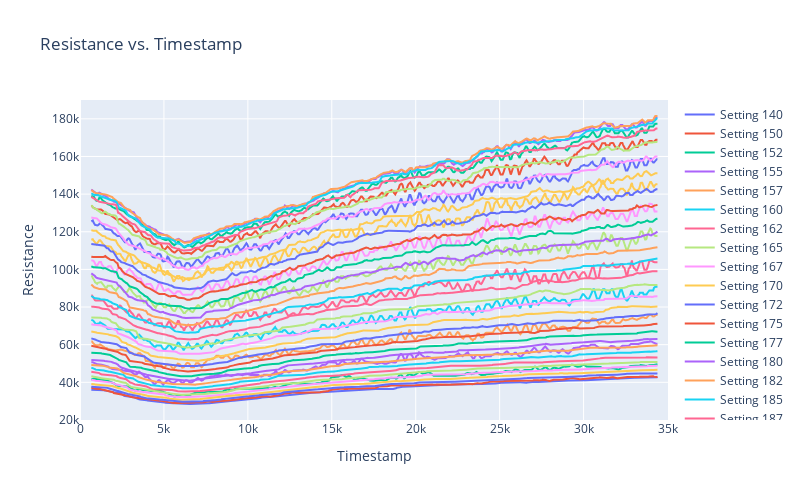

The cell this chart's notebook holds for it:
### Code cell
# use plotly to explore the data interactively
import plotly.graph_objects as go
from plotly.subplots import make_subplots
import pandas as pd
from scipy.signal import butter, filtfilt


# Filter requirements.
order = 6
fs = 30.0  # sample rate, Hz
cutoff = 3.66  # desired cutoff frequency of the filter, Hz
window_size = 30
group_channel = 'sensor_value'

# apply low pass filter to each group
def apply_filter(group, order, fs, cutoff, group_channel, window_size):
    # Get the filter coefficients
    b, a = butter(order, cutoff / (fs / 2), btype='low', analog=False)
    group['ADC_filtered'] = filtfilt(b, a, group[group_channel])
    group['ADC_filtered'] = group['ADC_filtered'].rolling(window_size, center=True).median()
    return group


# Apply the filter to each group
df_normalized = grouped_ts.apply(apply_filter, order=order, fs=fs, cutoff=cutoff, group_channel=group_channel, window_size=window_size).reset_index(drop=True)
input_voltage = 3.3
RL_2 = 10000 # 10kOhm

# convert to resistance where R_laod is R2 = 10kOhm input_voltage = 3.3V and 1_bit = 0.125mV (3.3V/2^14)
df_normalized['Vo'] = df_normalized['ADC_filtered']*0.000125
df_normalized['Resistance'] = (RL_2/df_normalized['Vo'])*((input_voltage/df_normalized['Vo'])-1)


# Define the figure without subplots as we are plotting only one channel
fig = go.Figure()

# The channel to plot
channel = 'Resistance' 
# 'ADC_filtered'

# Plot the channel
for setting in df_normalized['heater_setting'].unique():
    # Filter the DataFrame for each setting
    df_filtered = df_normalized[df_normalized['heater_setting'] == setting]
    fig.add_trace(
        go.Scatter(
            x=df_filtered['timestamp'],
            y=df_filtered[channel],
            mode='lines',
            name=f'Setting {setting}',
            # Optionally, you can uncomment and adjust the line color settings if needed
            # line=dict(color=colors[setting % len(colors)])  # Loop through colors cyclically
        )
    )

# Set titles and axes labels
fig.update_xaxes(title_text='Timestamp')
fig.update_yaxes(title_text=channel)
fig.update_layout(height=500, width=800, title_text=f'{channel} vs. Timestamp', showlegend=True)

# Display figure
fig.show()

### Figure 1 — Plotly figure (JSON) as saved in the notebook; plotly's stock layout.template omitted (floating-point values rounded to 4 significant figures; data arrays with more than 128 entries replaced by an {"elided": "..."} marker saying what was removed)
{"data": [{"mode": "lines", "name": "Setting 140", "type": "scatter", "x": {"elided": "793 int values"}, "y": {"elided": "793 float values"}}, {"mode": "lines", "name": "Setting 150", "type": "scatter", "x": {"elided": "793 int values"}, "y": {"elided": "793 float values"}}, {"mode": "lines", "name": "Setting 152", "type": "scatter", "x": {"elided": "793 int values"}, "y": {"elided": "793 float values"}}, {"mode": "lines", "name": "Setting 155", "type": "scatter", "x": {"elided": "793 int values"}, "y": {"elided": "793 float values"}}, {"mode": "lines", "name": "Setting 157", "type": "scatter", "x": {"elided": "793 int values"}, "y": {"elided": "793 float values"}}, {"mode": "lines", "name": "Setting 160", "type": "scatter", "x": {"elided": "793 int values"}, "y": {"elided": "793 float values"}}, {"mode": "lines", "name": "Setting 162", "type": "scatter", "x": {"elided": "793 int values"}, "y": {"elided": "793 float values"}}, {"mode": "lines", "name": "Setting 165", "type": "scatter", "x": {"elided": "793 int values"}, "y": {"elided": "793 float values"}}, {"mode": "lines", "name": "Setting 167", "type": "scatter", "x": {"elided": "793 int values"}, "y": {"elided": "793 float values"}}, {"mode": "lines", "name": "Setting 170", "type": "scatter", "x": {"elided": "793 int values"}, "y": {"elided": "793 float values"}}, {"mode": "lines", "name": "Setting 172", "type": "scatter", "x": {"elided": "793 int values"}, "y": {"elided": "793 float values"}}, {"mode": "lines", "name": "Setting 175", "type": "scatter", "x": {"elided": "793 int values"}, "y": {"elided": "793 float values"}}, {"mode": "lines", "name": "Setting 177", "type": "scatter", "x": {"elided": "793 int values"}, "y": {"elided": "793 float values"}}, {"mode": "lines", "name": "Setting 180", "type": "scatter", "x": {"elided": "793 int values"}, "y": {"elided": "793 float values"}}, {"mode": "lines", "name": "Setting 182", "type": "scatter", "x": {"elided": "793 int values"}, "y": {"elided": "793 float values"}}, {"mode": "lines", "name": "Setting 185", "type": "scatter", "x": {"elided": "793 int values"}, "y": {"elided": "793 float values"}}, {"mode": "lines", "name": "Setting 187", "type": "scatter", "x": {"elided": "793 int values"}, "y": {"elided": "793 float values"}}, {"mode": "lines", "name": "Setting 190", "type": "scatter", "x": {"elided": "793 int values"}, "y": {"elided": "793 float values"}}, {"mode": "lines", "name": "Setting 192", "type": "scatter", "x": {"elided": "793 int values"}, "y": {"elided": "793 float values"}}, {"mode": "lines", "name": "Setting 195", "type": "scatter", "x": {"elided": "793 int values"}, "y": {"elided": "793 float values"}}, {"mode": "lines", "name": "Setting 197", "type": "scatter", "x": {"elided": "793 int values"}, "y": {"elided": "793 float values"}}, {"mode": "lines", "name": "Setting 200", "type": "scatter", "x": {"elided": "793 int values"}, "y": {"elided": "793 float values"}}, {"mode": "lines", "name": "Setting 202", "type": "scatter", "x": {"elided": "793 int values"}, "y": {"elided": "793 float values"}}, {"mode": "lines", "name": "Setting 205", "type": "scatter", "x": {"elided": "793 int values"}, "y": {"elided": "793 float values"}}, {"mode": "lines", "name": "Setting 210", "type": "scatter", "x": {"elided": "793 int values"}, "y": {"elided": "793 float values"}}, {"mode": "lines", "name": "Setting 212", "type": "scatter", "x": {"elided": "793 int values"}, "y": {"elided": "793 float values"}}, {"mode": "lines", "name": "Setting 215", "type": "scatter", "x": {"elided": "793 int values"}, "y": {"elided": "793 float values"}}, {"mode": "lines", "name": "Setting 217", "type": "scatter", "x": {"elided": "793 int values"}, "y": {"elided": "793 float values"}}, {"mode": "lines", "name": "Setting 220", "type": "scatter", "x": {"elided": "793 int values"}, "y": {"elided": "793 float values"}}, {"mode": "lines", "name": "Setting 222", "type": "scatter", "x": {"elided": "793 int values"}, "y": {"elided": "793 float values"}}, {"mode": "lines", "name": "Setting 225", "type": "scatter", "x": {"elided": "793 int values"}, "y": {"elided": "793 float values"}}, {"mode": "lines", "name": "Setting 227", "type": "scatter", "x": {"elided": "793 int values"}, "y": {"elided": "793 float values"}}, {"mode": "lines", "name": "Setting 230", "type": "scatter", "x": {"elided": "793 int values"}, "y": {"elided": "793 float values"}}, {"mode": "lines", "name": "Setting 232", "type": "scatter", "x": {"elided": "793 int values"}, "y": {"elided": "793 float values"}}, {"mode": "lines", "name": "Setting 235", "type": "scatter", "x": {"elided": "793 int values"}, "y": {"elided": "793 float values"}}, {"mode": "lines", "name": "Setting 237", "type": "scatter", "x": {"elided": "793 int values"}, "y": {"elided": "793 float values"}}, {"mode": "lines", "name": "Setting 240", "type": "scatter", "x": {"elided": "793 int values"}, "y": {"elided": "793 float values"}}, {"mode": "lines", "name": "Setting 242", "type": "scatter", "x": {"elided": "793 int values"}, "y": {"elided": "793 float values"}}, {"mode": "lines", "name": "Setting 245", "type": "scatter", "x": {"elided": "793 int values"}, "y": {"elided": "793 float values"}}, {"mode": "lines", "name": "Setting 247", "type": "scatter", "x": {"elided": "793 int values"}, "y": {"elided": "793 float values"}}, {"mode": "lines", "name": "Setting 250", "type": "scatter", "x": {"elided": "793 int values"}, "y": {"elided": "793 float values"}}], "layout": {"height": 500, "showlegend": true, "title": {"text": "Resistance vs. Timestamp"}, "width": 800, "xaxis": {"title": {"text": "Timestamp"}}, "yaxis": {"title": {"text": "Resistance"}}}}
